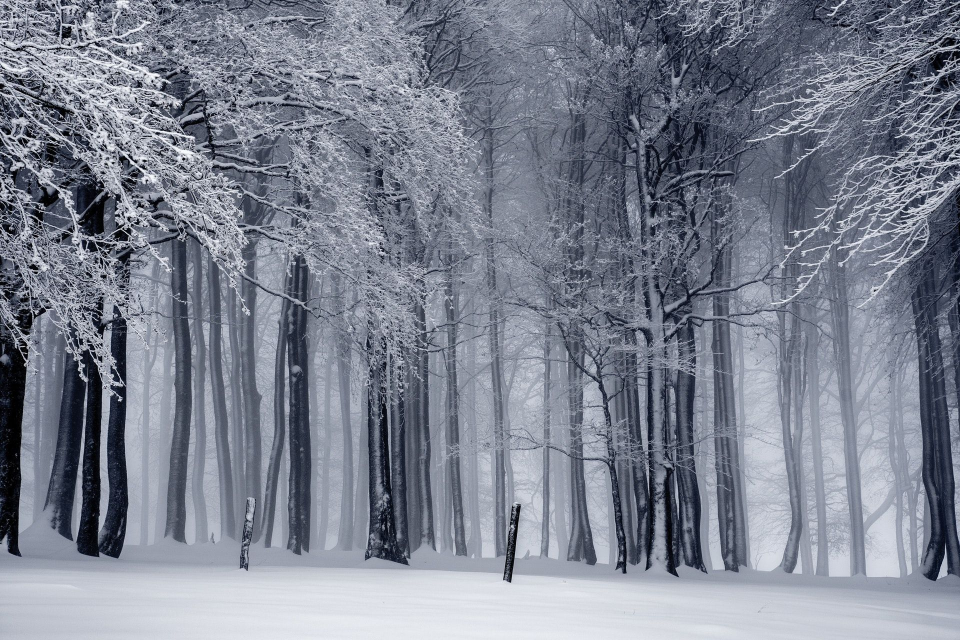
#> input picture Assignment 27/3/im1.jpg, 1920 x 1280 px, found by its file name (shown at 1/2 size)
$ python main.py
#> lines starting #> are read from the running program, lines starting #| are printed output that depends on the picture; after the words box and inside, x2 and y2 are one past the last pixel; in counts of white or black regions, pixels touching at a corner belong together
import cv2
import random

image = cv2.imread("3/im1.jpg")
#> image is the input picture: shape (1280, 1920, 3); mean B, G, R 143.5, 129.5, 123.9
image = cv2.cvtColor(image, cv2.COLOR_BGR2GRAY)
#> image: shape (1280, 1920)
image = cv2.resize(image,(700,500))
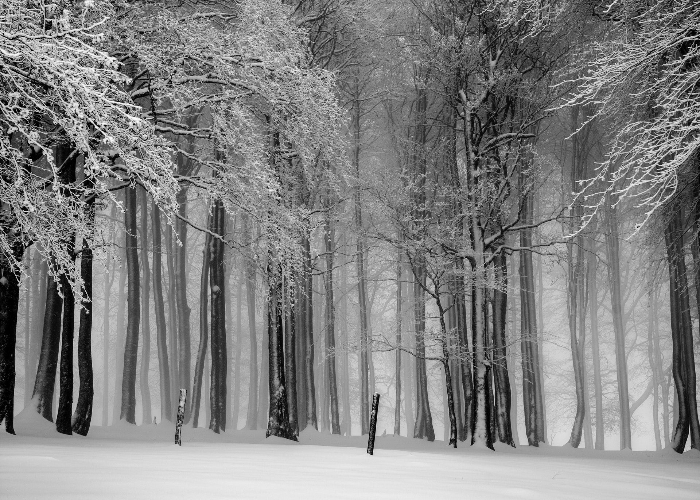
#> image: shape (500, 700); min 0, max 253, mean 129.4
b_y, b_x = image.shape
#> b_y = 500; b_x = 700
snows = []

number = random.randint(1000,2000)

for i in range(number):
    y = random.randint(-500, b_y)
    x = random.randint(0, b_x)
    rand_x = random.randint(-1, 1)
    snows.append([y, x, rand_x])
    image[snows[i][0]: snows[i][0] + 2, snows[i][1]: snows[i][1] + 2] = 255
    snows[i][0] += 5
    snows[i][1] += rand_x
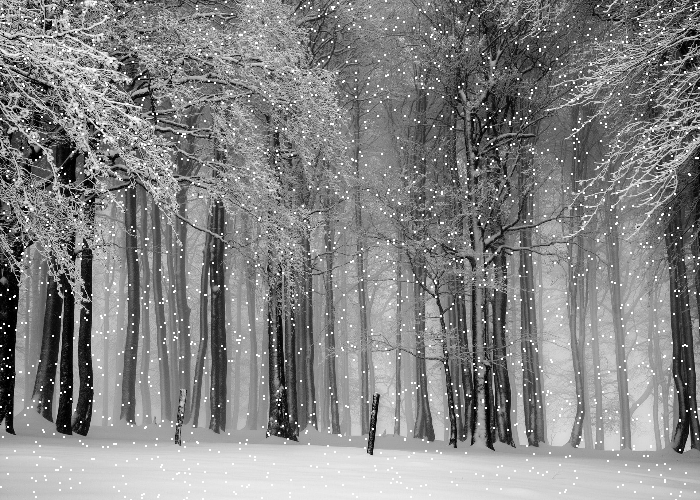
#> image: shape (500, 700); 2.1% of pixels changed, all inside (x1, y1, x2, y2) = (0, 0, 700, 500)

rows = image.shape[0]
#> rows = 500
cols = image.shape[1]
#> cols = 700
writer = cv2.VideoWriter("3/output_3.mp4", cv2.VideoWriter_fourcc(*'XVID'), 30, (cols, rows))


while True:
    image = cv2.imread("3/im1.jpg")
    image = cv2.cvtColor(image, cv2.COLOR_BGR2GRAY)
    image = cv2.resize(image,(700,500))
    for i in range(number):
        rand_x = snows[i][2]
        image[snows[i][0]: snows[i][0] + 2, snows[i][1]: snows[i][1] + 2] = 255
        snows[i][0] += 5
        snows[i][1] += rand_x
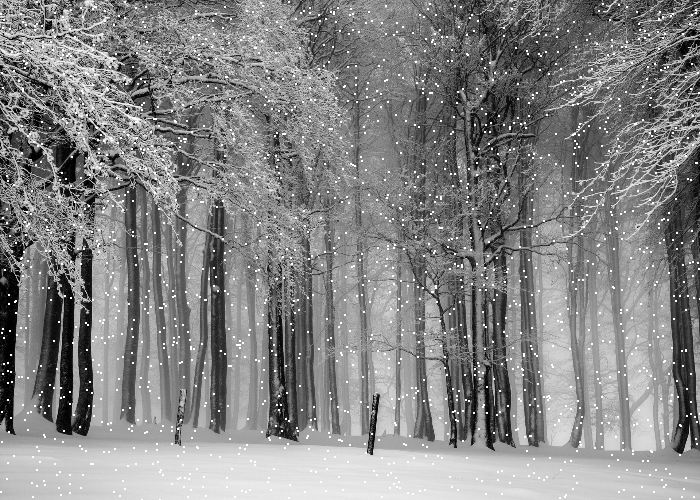
#> image: shape (500, 700); 2.08% of pixels changed, all inside (x1, y1, x2, y2) = (0, 1, 700, 500)

    image = cv2.cvtColor(image,cv2.COLOR_GRAY2BGR)
#> image: shape (500, 700, 3)
    writer.write(image)
    cv2.imshow("result",image)

    if cv2.waitKey(25) & 0xFF == ord('q'):
#> (key q is pressed here)
        break

writer.release()
